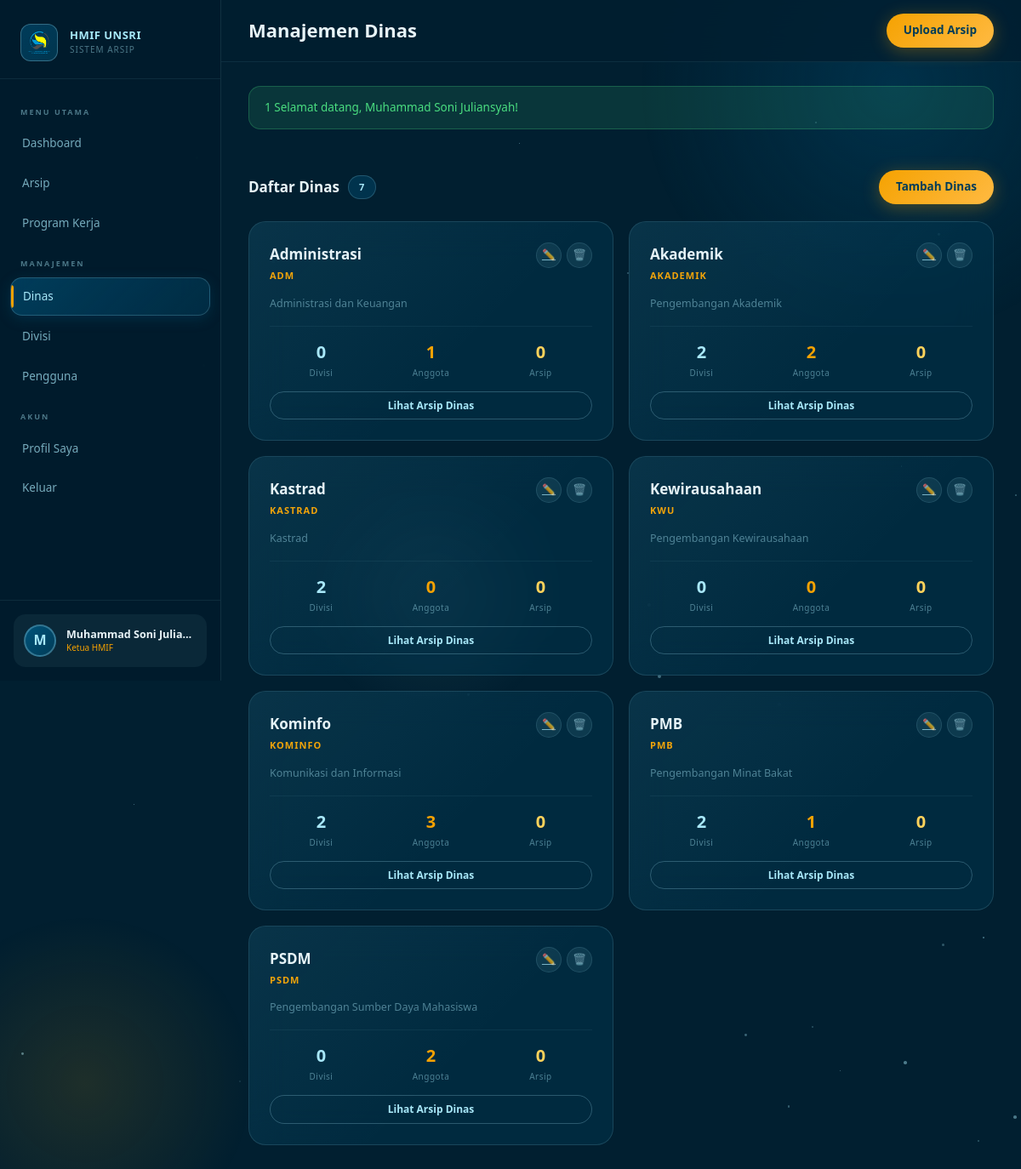
The page /departments/index.php (signed in) on the database its author committed.
### tables this page shows
CREATE TABLE users (
    id INT PRIMARY KEY AUTO_INCREMENT,
    email VARCHAR(100) UNIQUE NOT NULL,
    password VARCHAR(255) NOT NULL,
    nama_lengkap VARCHAR(100) NOT NULL,
    foto_profil VARCHAR(255) NULL,
    role ENUM('ketua','waketua','sekum','bendum','kadin','wakadin','kadiv','staf') NOT NULL,
    department_id INT NULL,
    division_id INT NULL,
    is_active TINYINT(1) DEFAULT 1,
    created_at TIMESTAMP DEFAULT CURRENT_TIMESTAMP,
    updated_at TIMESTAMP DEFAULT CURRENT_TIMESTAMP ON UPDATE CURRENT_TIMESTAMP
);

CREATE TABLE departments (
    id INT PRIMARY KEY AUTO_INCREMENT,
    nama VARCHAR(100) NOT NULL,
    kode VARCHAR(10) UNIQUE NOT NULL,
    deskripsi TEXT,
    created_at TIMESTAMP DEFAULT CURRENT_TIMESTAMP
);

### src/middleware/auth.php (called while the page is built, shortened)
<?php
function getCurrentUser() {
    $db = getDB();
    $stmt = $db->prepare("
        SELECT u.*, d.nama as dept_nama, d.kode as dept_kode,
               dv.nama as div_nama, dv.kode as div_kode
        FROM users u
        LEFT JOIN departments d ON u.department_id = d.id
        LEFT JOIN divisions dv ON u.division_id = dv.id
        WHERE u.id = ? AND u.is_active = 1
    ");
    $stmt->execute([$_SESSION['user_id']]);
    return $stmt->fetch();
}
function isAdmin($user = null) {
    return $user && in_array($user['role'], ROLE_ADMIN);
}
function getRoleLabel($role) {
    $labels = [
        'ketua' => 'Ketua HMIF',
        'waketua' => 'Wakil Ketua',
        'sekum' => 'Sekretaris Umum',
        'bendum' => 'Bendahara Umum',
        'kadin' => 'Kepala Dinas',
        'wakadin' => 'Wakil Kepala Dinas',
        'kadiv' => 'Kepala Divisi',
        'staf' => 'Staf',
    ];
    return $labels[$role] ?? $role;
}

### src/helpers/functions.php (called while the page is built, shortened)
<?php
function sanitize($str) {
    return htmlspecialchars(trim($str), ENT_QUOTES, 'UTF-8');
}
function getFlash() {
    if (isset($_SESSION['flash'])) {
        $flash = $_SESSION['flash'];
        return $flash;
    }
    return null;
}

### departments/index.php (the view, shortened to what this page needs)
<?php
$pageTitle = 'Manajemen Dinas';
require_once __DIR__ . '/../template/header.php';
$db = getDB();
$stmt = $db->query("
    SELECT d.*,
        COUNT(DISTINCT dv.id) as div_count,
        COUNT(DISTINCT u.id) as user_count,
        COUNT(DISTINCT a.id) as archive_count
    FROM departments d
    LEFT JOIN divisions dv ON d.id = dv.department_id
    LEFT JOIN users u ON d.id = u.department_id AND u.is_active = 1
    LEFT JOIN archives a ON d.id = a.department_id
    GROUP BY d.id ORDER BY d.nama
");
$departments = $stmt->fetchAll();
?>
<div class="page-content">
    <div class="section-header" data-animate>
        <div class="section-title">Daftar Dinas <span class="badge badge-blue"><?= count($departments) ?></span></div>
        <?php if (isAdmin($currentUser)): ?>
        <a href="<?= APP_URL ?>/departments/create.php" class="btn btn-primary">Tambah Dinas</a>
        <?php endif; ?>
    </div>
    <div style="display:grid;grid-template-columns:repeat(auto-fill,minmax(300px,1fr));gap:18px" data-animate>
        <?php foreach ($departments as $dept): ?>
        <div class="glass-card" style="padding:24px">
            <div style="display:flex;align-items:flex-start;justify-content:space-between;margin-bottom:14px">
                <div>
                    <div style="font-family:var(--font-display);font-size:17px;font-weight:700;color:var(--text-primary)"><?= sanitize($dept['nama']) ?></div>
                    <div style="font-size:11px;color:var(--gold);font-weight:600;letter-spacing:1px;margin-top:3px"><?= sanitize($dept['kode']) ?></div>
                </div>
                <?php if (isAdmin($currentUser)): ?>
                <div style="display:flex;gap:6px">
                    <a href="<?= APP_URL ?>/departments/edit.php?id=<?= $dept['id'] ?>" class="btn-icon" style="width:30px;height:30px;font-size:13px">✏️</a>
                    <button class="btn-icon" style="width:30px;height:30px;font-size:13px"
                        onclick="confirmDelete('<?= APP_URL ?>/departments/delete.php?id=<?= $dept['id'] ?>', '<?= sanitize($dept['nama']) ?>')">🗑️</button>
                </div>
                <?php endif; ?>
            </div>
            <?php if ($dept['deskripsi']): ?>
            <p style="font-size:12.5px;color:var(--text-muted);margin-bottom:16px;line-height:1.6"><?= sanitize($dept['deskripsi']) ?></p>
            <?php endif; ?>
            <div style="display:grid;grid-template-columns:repeat(3,1fr);gap:8px;padding-top:14px;border-top:1px solid rgba(168,232,249,0.06)">
                <div style="text-align:center">
                    <div style="font-family:var(--font-display);font-size:20px;font-weight:700;color:var(--blue-light)"><?= $dept['div_count'] ?></div>
                    <div style="font-size:10px;color:var(--text-muted);letter-spacing:0.5px">Divisi</div>
                </div>
                <div style="text-align:center">
                    <div style="font-family:var(--font-display);font-size:20px;font-weight:700;color:var(--gold)"><?= $dept['user_count'] ?></div>
                    <div style="font-size:10px;color:var(--text-muted);letter-spacing:0.5px">Anggota</div>
                </div>
                <div style="text-align:center">
                    <div style="font-family:var(--font-display);font-size:20px;font-weight:700;color:var(--yellow-light)"><?= $dept['archive_count'] ?></div>
                    <div style="font-size:10px;color:var(--text-muted);letter-spacing:0.5px">Arsip</div>
                </div>
            </div>
            <div style="margin-top:14px">
                <a href="<?= APP_URL ?>/archives/index.php?dept_id=<?= $dept['id'] ?>" class="btn btn-outline btn-sm" style="width:100%;justify-content:center">
                    Lihat Arsip Dinas
                </a>
            </div>
        </div>
        <?php endforeach; ?>
    </div>
</div>
<?php require_once __DIR__ . '/../template/footer.php'; ?>

### template/header.php (shortened to what this page needs)
<?php
require_once __DIR__ . '/../src/middleware/auth.php';
require_once __DIR__ . '/../src/helpers/functions.php';
$currentUser = getCurrentUser();
$flash = getFlash();
function getAvatarSrc($user) {
    return null;
}
$avatarSrc = getAvatarSrc($currentUser);
$initials = strtoupper(substr($currentUser['nama_lengkap'], 0, 1));
?>
<!DOCTYPE html>
<html lang="id">
<head>
    <link rel="stylesheet" href="<?= APP_URL ?>/public/assets/css/main.css">
</head>
<body>
<div class="bg-animated"><div class="bg-orb"></div></div>
<aside class="sidebar" id="sidebar">
    <div class="sidebar-logo">
        <div style="width:44px;height:44px;border-radius:12px;background:linear-gradient(135deg,rgba(0,83,122,0.6),rgba(1,60,88,0.8));border:1.5px solid rgba(168,232,249,0.3);display:flex;align-items:center;justify-content:center;font-size:22px;flex-shrink:0;">
            <img src="<?= APP_URL ?>/public/assets/images/logo-hmif.png" alt="Logo" style="width:30px;height:30px;">
        </div>
        <div class="sidebar-logo-text">
            <div class="org-name">HMIF UNSRI</div>
            <div class="org-sub">Sistem Arsip</div>
        </div>
    </div>
    <nav class="sidebar-nav">
        <div class="nav-section-label">Menu Utama</div>
        <a href="<?= APP_URL ?>/dashboard.php" class="nav-item <?= (basename($_SERVER['PHP_SELF']) == 'dashboard.php') ? 'active' : '' ?>">
            <span>Dashboard</span>
        </a>
        <a href="<?= APP_URL ?>/archives/index.php" class="nav-item <?= (strpos($_SERVER['PHP_SELF'], '/archives/') !== false) ? 'active' : '' ?>">
            <span>Arsip</span>
        </a>
        <a href="<?= APP_URL ?>/programs/index.php" class="nav-item <?= (strpos($_SERVER['PHP_SELF'], '/programs/') !== false) ? 'active' : '' ?>">
            <span>Program Kerja</span>
        </a>
        <?php if (isAdmin($currentUser) || isDeptManager($currentUser)): ?>
        <div class="nav-section-label">Manajemen</div>
        <a href="<?= APP_URL ?>/departments/index.php" class="nav-item <?= (strpos($_SERVER['PHP_SELF'], '/departments/') !== false) ? 'active' : '' ?>">
            <span>Dinas</span>
        </a>
        <?php if (isAdmin($currentUser)): ?>
        <a href="<?= APP_URL ?>/divisions/index.php" class="nav-item <?= (strpos($_SERVER['PHP_SELF'], '/divisions/') !== false) ? 'active' : '' ?>">
            <span>Divisi</span>
        </a>
        <a href="<?= APP_URL ?>/users/index.php" class="nav-item <?= (strpos($_SERVER['PHP_SELF'], '/users/') !== false) ? 'active' : '' ?>">
            <span>Pengguna</span>
        </a>
        <?php endif; ?>
        <?php endif; ?>
        <div class="nav-section-label">Akun</div>
        <a href="<?= APP_URL ?>/profile/index.php" class="nav-item <?= (strpos($_SERVER['PHP_SELF'], '/profile/') !== false) ? 'active' : '' ?>">
            <span>Profil Saya</span>
        </a>
        <a href="<?= APP_URL ?>/logout.php" class="nav-item" onclick="return confirm('Yakin ingin keluar?')">
            <span>Keluar</span>
        </a>
    </nav>
    <div class="sidebar-user">
        <a href="<?= APP_URL ?>/profile/index.php" class="sidebar-user-card">
            <?php if ($avatarSrc): ?>
                <img src="<?= $avatarSrc ?>" alt="Avatar" class="user-avatar">
            <?php else: ?>
                <div class="user-avatar-placeholder"><?= $initials ?></div>
            <?php endif; ?>
            <div class="flex-1" style="min-width:0">
                <div class="user-info-name"><?= sanitize($currentUser['nama_lengkap']) ?></div>
                <div class="user-info-role"><?= getRoleLabel($currentUser['role']) ?></div>
            </div>
        </a>
    </div>
</aside>
<div class="main-content">
    <header class="topbar">
        <div style="display: flex; align-items: center; gap: 16px;">
            <div>
                <div class="page-title">
                    <?= $pageTitle ?? 'Dashboard' ?>
                </div>
            </div>
        </div>
        <div class="topbar-actions">
            <?php if (!in_array($currentUser['role'], ROLE_STAFF)): ?>
            <a href="<?= APP_URL ?>/archives/upload.php" class="btn btn-primary">
                Upload Arsip
            </a>
            <?php endif; ?>
        </div>
    </header>
    <?php if ($flash): ?>
    <div class="page-content" style="padding-bottom:0">
        <div class="alert alert-<?= $flash['type'] == 'success' ? 'success' : ($flash['type'] == 'error' ? 'error' : 'info') ?>">
            <?= $flash['type'] == 'success' ? : ($flash['type'] == 'error' ? '❌' : 'ℹ️') ?>
            <?= sanitize($flash['message']) ?>
        </div>
    </div>
    <?php endif; ?>

### template/footer.php (shortened to what this page needs)
</div>
</body>
</html>

### rows shown on the page
users: nama_lengkap "M", nama_lengkap "Muhammad Soni Julia…", role "Ketua HMIF"
departments: nama "Administrasi", kode "ADM", deskripsi "Administrasi dan Keuangan", div_count "0", user_count "1", archive_count "0"
departments: nama "Akademik", kode "AKADEMIK", deskripsi "Pengembangan Akademik", div_count "2", user_count "2", archive_count "0"
departments: nama "Kastrad", kode "KASTRAD", deskripsi "Kastrad", div_count "2", user_count "0", archive_count "0"
departments: nama "Kewirausahaan", kode "KWU", deskripsi "Pengembangan Kewirausahaan", div_count "0", user_count "0", archive_count "0"
departments: nama "Kominfo", kode "KOMINFO", deskripsi "Komunikasi dan Informasi", div_count "2", user_count "3", archive_count "0"
departments: nama "PMB", kode "PMB", deskripsi "Pengembangan Minat Bakat", div_count "2", user_count "1", archive_count "0"
departments: nama "PSDM", kode "PSDM", deskripsi "Pengembangan Sumber Daya Mahasiswa", div_count "0", user_count "2", archive_count "0", $dept['id'] 1 (drawn)

### other values the page prints
$pageTitle "Manajemen Dinas"
$flash['message'] "Selamat datang, Muhammad Soni Juliansyah!"
count($departments) "7"
